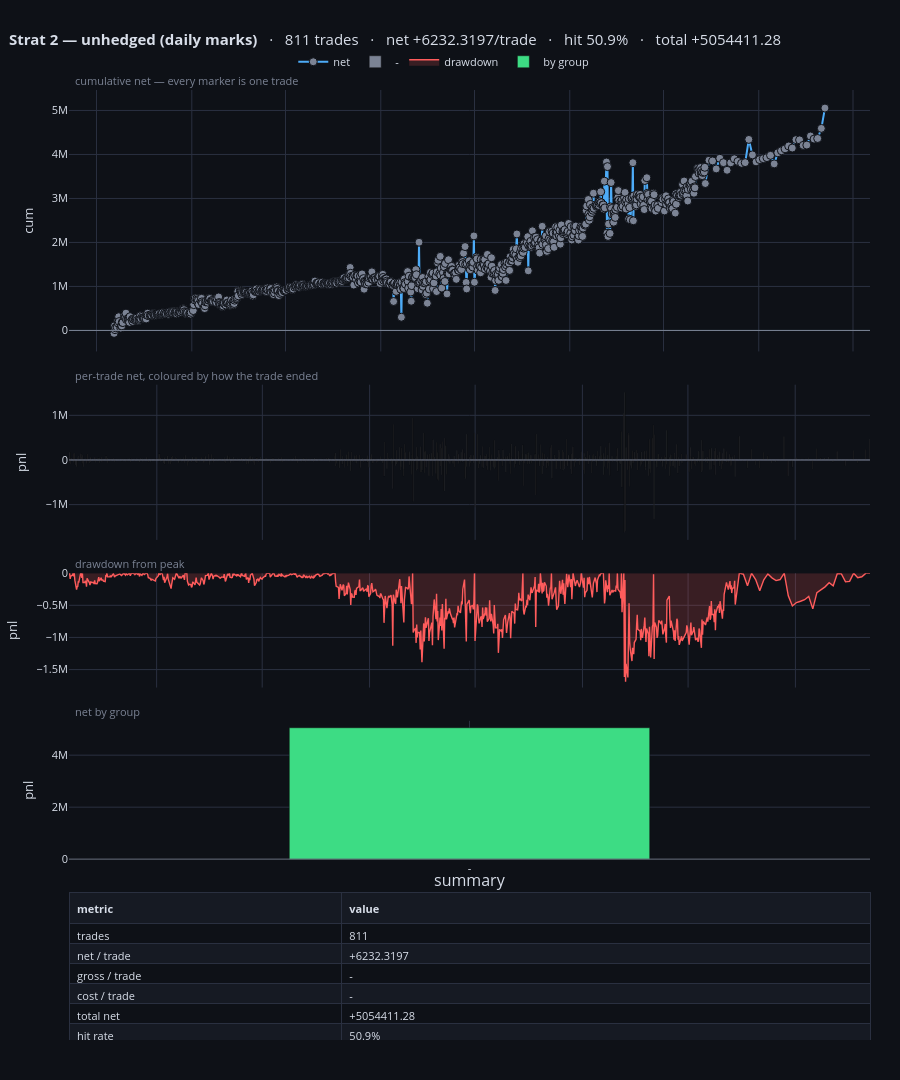

The code cell stored with this chart in its notebook:
### Code cell
fig_dash = trade_dashboard(BOOKS["unhedged"], title="Strat 2 — unhedged (daily marks)",
                           span_years=SPAN_YEARS)
fig_dash

### Figure 1 — Plotly figure (JSON) as saved in the notebook; plotly's stock layout.template omitted (floating-point values rounded to 4 significant figures; data arrays with more than 128 entries replaced by an {"elided": "..."} marker saying what was removed)
{"data": [{"customdata": {"elided": "811x11 str values"}, "hovertemplate": "<b>%{customdata[0]}</b><br>%{customdata[1]}  ·  %{customdata[2]}  ·  <b>%{customdata[3]}</b><br>signal: %{customdata[4]}   secondary: %{customdata[5]}<br>exit: <b>%{customdata[6]}</b> after %{customdata[7]} <br>gross %{customdata[8]}   <b>net %{customdata[9]}</b><br>cumulative %{customdata[10]}<extra></extra>", "line": {"color": "#4dabf7", "width": 2}, "marker": {"color": {"elided": "811 str values"}, "line": {"color": "#0e1117", "width": 1}, "size": 8}, "mode": "lines+markers", "name": "net", "type": "scatter", "x": {"elided": "811 str values"}, "xaxis": "x", "y": {"elided": "811 float values"}, "yaxis": "y"}, {"customdata": {"elided": "811x11 str values"}, "hovertemplate": "<b>%{customdata[0]}</b><br>%{customdata[1]}  ·  %{customdata[2]}  ·  <b>%{customdata[3]}</b><br>signal: %{customdata[4]}   secondary: %{customdata[5]}<br>exit: <b>%{customdata[6]}</b> after %{customdata[7]} <br>gross %{customdata[8]}   <b>net %{customdata[9]}</b><br>cumulative %{customdata[10]}<extra></extra>", "marker": {"color": "#7b8394"}, "name": "-", "type": "bar", "x": {"elided": "811 str values"}, "xaxis": "x2", "y": {"elided": "811 float values"}, "yaxis": "y2"}, {"fill": "tozeroy", "fillcolor": "rgba(255,92,92,0.18)", "hovertemplate": "drawdown %{y:.3f}<extra></extra>", "line": {"color": "#ff5c5c", "width": 1.4}, "mode": "lines", "name": "drawdown", "type": "scatter", "x": {"elided": "811 str values"}, "xaxis": "x3", "y": {"elided": "811 float values"}, "yaxis": "y3"}, {"customdata": [[811]], "hovertemplate": "<b>%{x}</b><br>%{customdata[0]} trades<br>total %{y:.3f}<extra></extra>", "marker": {"color": ["#3ddc84"]}, "name": "by group", "type": "bar", "x": ["-"], "xaxis": "x4", "y": [5054000.0], "yaxis": "y4"}, {"cells": {"align": "left", "fill": {"color": [["#0e1117", "#161a23", "#0e1117", "#161a23", "#0e1117", "#161a23", "#0e1117", "#161a23", "#0e1117", "#161a23", "#0e1117", "#161a23", "#0e1117", "#161a23", "#0e1117", "#161a23", "#0e1117", "#161a23"]]}, "font": {"color": "#d8dee9", "size": 11}, "height": 20, "line": {"color": "#2a3040"}, "values": [["trades", "net / trade", "gross / trade", "cost / trade", "total net", "hit rate", "avg win / avg loss", "payoff ratio", "Sharpe / trade", "t-statistic", "best / worst trade", "max drawdown", "longest win / loss run", "avg hold", "trades / year", "annualised Sharpe"], ["811", "+6232.3197", "-", "-", "+5054411.28", "50.9%", "+122603.516 / -114524.726", "1.071", "0.0296", "0.84", "+1512695.126 / -1617293.147", "-1690827.61", "7 / 5", "-", "215.6", "0.4349"]]}, "columnwidth": [34, 66], "domain": {"x": [0.0, 1.0], "y": [0.0, 0.1548]}, "header": {"align": "left", "fill": {"color": "#161a23"}, "font": {"color": "#d8dee9", "size": 11}, "line": {"color": "#2a3040"}, "values": ["<b>metric</b>", "<b>value</b>"]}, "type": "table"}], "layout": {"annotations": [{"font": {"color": "#7b8394", "size": 11}, "showarrow": false, "text": "cumulative net — every marker is one trade", "x": 0.005, "xanchor": "left", "xref": "paper", "y": 1.0, "yanchor": "bottom", "yref": "paper"}, {"font": {"color": "#7b8394", "size": 11}, "showarrow": false, "text": "per-trade net, coloured by how the trade ended", "x": 0.005, "xanchor": "left", "xref": "paper", "y": 0.6898, "yanchor": "bottom", "yref": "paper"}, {"font": {"color": "#7b8394", "size": 11}, "showarrow": false, "text": "drawdown from peak", "x": 0.005, "xanchor": "left", "xref": "paper", "y": 0.4914, "yanchor": "bottom", "yref": "paper"}, {"font": {"color": "#7b8394", "size": 11}, "showarrow": false, "text": "net by group", "x": 0.005, "xanchor": "left", "xref": "paper", "y": 0.336, "yanchor": "bottom", "yref": "paper"}, {"font": {"size": 16}, "showarrow": false, "text": "summary", "x": 0.5, "xanchor": "center", "xref": "paper", "y": 0.1548, "yanchor": "bottom", "yref": "paper"}], "bargap": 0.55, "font": {"color": "#d8dee9", "size": 11}, "height": 1080, "hoverdistance": 30, "hoverlabel": {"bgcolor": "#161a23", "bordercolor": "#2a3040", "font": {"color": "#d8dee9", "size": 11}}, "hovermode": "closest", "legend": {"bgcolor": "rgba(0,0,0,0)", "orientation": "h", "x": 0.28, "y": 1.045}, "margin": {"b": 40, "l": 60, "r": 30, "t": 90}, "paper_bgcolor": "#0e1117", "plot_bgcolor": "#0e1117", "shapes": [{"line": {"color": "#7b8394", "width": 1}, "type": "line", "x0": 0, "x1": 1, "xref": "x domain", "y0": 0, "y1": 0, "yref": "y"}, {"line": {"color": "#7b8394", "width": 1}, "type": "line", "x0": 0, "x1": 1, "xref": "x2 domain", "y0": 0, "y1": 0, "yref": "y2"}, {"line": {"color": "#7b8394", "width": 1}, "type": "line", "x0": 0, "x1": 1, "xref": "x4 domain", "y0": 0, "y1": 0, "yref": "y4"}], "title": {"font": {"size": 15}, "text": "<b>Strat 2 — unhedged (daily marks)</b>   ·   811 trades   ·   net +6232.3197/trade   ·   hit 50.9%   ·   total +5054411.28", "x": 0.01}, "xaxis": {"anchor": "y", "domain": [0.0, 1.0], "gridcolor": "#2a3040", "matches": "x4", "showgrid": true, "showspikes": true, "showticklabels": false, "spikecolor": "#7b8394", "spikedash": "dot", "spikemode": "across", "spikesnap": "cursor", "spikethickness": 1, "zeroline": false}, "xaxis2": {"anchor": "y2", "domain": [0.0, 1.0], "gridcolor": "#2a3040", "matches": "x4", "showgrid": true, "showspikes": true, "showticklabels": false, "spikecolor": "#7b8394", "spikedash": "dot", "spikemode": "across", "spikesnap": "cursor", "spikethickness": 1, "zeroline": false}, "xaxis3": {"anchor": "y3", "domain": [0.0, 1.0], "gridcolor": "#2a3040", "matches": "x4", "showgrid": true, "showspikes": true, "showticklabels": false, "spikecolor": "#7b8394", "spikedash": "dot", "spikemode": "across", "spikesnap": "cursor", "spikethickness": 1, "zeroline": false}, "xaxis4": {"anchor": "y4", "domain": [0.0, 1.0], "gridcolor": "#2a3040", "showgrid": true, "showspikes": true, "spikecolor": "#7b8394", "spikedash": "dot", "spikemode": "across", "spikesnap": "cursor", "spikethickness": 1, "zeroline": false}, "yaxis": {"anchor": "x", "domain": [0.7248, 1.0], "gridcolor": "#2a3040", "showgrid": true, "showspikes": true, "spikecolor": "#7b8394", "spikedash": "dot", "spikemode": "toaxis", "spikesnap": "cursor", "spikethickness": 1, "title": {"text": "cum"}, "zeroline": false}, "yaxis2": {"anchor": "x2", "domain": [0.5264, 0.6898], "gridcolor": "#2a3040", "showgrid": true, "showspikes": true, "spikecolor": "#7b8394", "spikedash": "dot", "spikemode": "toaxis", "spikesnap": "cursor", "spikethickness": 1, "title": {"text": "pnl"}, "zeroline": false}, "yaxis3": {"anchor": "x3", "domain": [0.371, 0.4914], "gridcolor": "#2a3040", "showgrid": true, "showspikes": true, "spikecolor": "#7b8394", "spikedash": "dot", "spikemode": "toaxis", "spikesnap": "cursor", "spikethickness": 1, "title": {"text": "pnl"}, "zeroline": false}, "yaxis4": {"anchor": "x4", "domain": [0.1898, 0.336], "gridcolor": "#2a3040", "showgrid": true, "showspikes": true, "spikecolor": "#7b8394", "spikedash": "dot", "spikemode": "toaxis", "spikesnap": "cursor", "spikethickness": 1, "title": {"text": "pnl"}, "zeroline": false}}}
